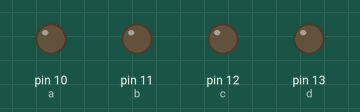
A sketch run on a simulated Arduino Uno, built with avr-gcc and run on an emulated ATmega328P. On the bench: output pins drawn as LEDs (lit = HIGH).

Above: at 0.2 s.
At 2.2 s:
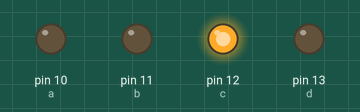
At 3.7 s:
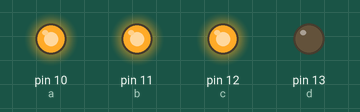
At 8.0 s:
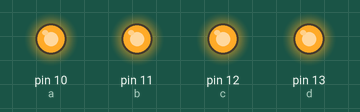
At 14.2 s:
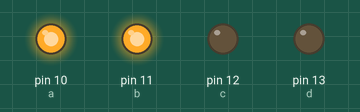
At 20.2 s:
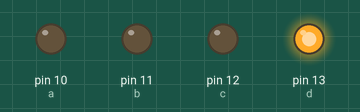
Timing chart, 0 to 20.8 s (numbered marks = the images above):
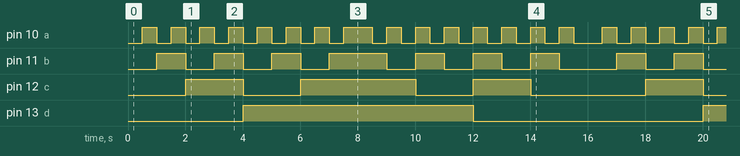

Measured:
- by itself, pin 10 (a): moves between LOW and HIGH, repeating every 16.0 s
- by itself, pin 11 (b): repeats every 16.0 s: 2 × (LOW 1.0 s, HIGH 1.0 s), LOW 1.0 s, HIGH 2.0 s, 3 × (LOW 1.0 s, HIGH 1.0 s), LOW 2.0 s, HIGH 1.0 s
- by itself, pin 12 (c): repeats every 16.0 s: LOW 2.0 s, HIGH 4.0 s, LOW 2.0 s, HIGH 2.0 s, LOW 4.0 s, HIGH 2.0 s
- by itself, pin 13 (d): alternates HIGH for 8.0 s and LOW for 8.0 s

The sketch:

Lab5_Counter.ino
```cpp
#ifndef Event_h
#define Event_h

#include <inttypes.h>

#define EVENT_NONE 0
#define EVENT_EVERY 1
#define EVENT_OSCILLATE 2

class Event
{

public:
  Event(void);
  void update(void);
  void update(unsigned long now);
  int8_t eventType;
  unsigned long period;
  int repeatCount;
  uint8_t pin;
  uint8_t pinState;
  void (*callback)(void);
  unsigned long lastEventTime;
  int count;
};

#endif

#ifndef Timer_h
#define Timer_h

#include <inttypes.h>


#define MAX_NUMBER_OF_EVENTS (10)

#define TIMER_NOT_AN_EVENT (-2)
#define NO_TIMER_AVAILABLE (-1)

class Timer
{

public:
  Timer(void);

  int8_t every(unsigned long period, void (*callback)(void));
  int8_t every(unsigned long period, void (*callback)(void), int repeatCount);
  int8_t after(unsigned long duration, void (*callback)(void));
  int8_t oscillate(uint8_t pin, unsigned long period, uint8_t startingValue);
  int8_t oscillate(uint8_t pin, unsigned long period, uint8_t startingValue, int repeatCount);

  /**
   * This method will generate a pulse of !startingValue, occuring period after the
   * call of this method and lasting for period. The Pin will be left in !startingValue.
   */
  int8_t pulse(uint8_t pin, unsigned long period, uint8_t startingValue);

  /**
   * This method will generate a pulse of pulseValue, starting immediately and of
   * length period. The pin will be left in the !pulseValue state
   */
  int8_t pulseImmediate(uint8_t pin, unsigned long period, uint8_t pulseValue);
  void stop(int8_t id);
  void update(void);
  void update(unsigned long now);

protected:
  Event _events[MAX_NUMBER_OF_EVENTS];
  int8_t findFreeEventIndex(void);

};
#endif

//// YOUR CODE STARTS HERE

Timer t;
int d = 13;
int c = 12;
int b = 11;
int a = 10;
int ti = 500;
int ta,tb,tc,td;
int flag = 1;
void setup() {
    Serial.begin(9600);
	pinMode(a, OUTPUT);
    pinMode(b, OUTPUT);
    pinMode(c, OUTPUT);
    pinMode(d, OUTPUT);


    ta = t.oscillate(a, ti, LOW);
    tb = t.oscillate(b, ti*2,LOW);
    tc = t.oscillate(c,ti*4,LOW);
    td = t.oscillate(d, ti*8,LOW);
    t.every(ti*16,stopAllTimers);

  	/*if (eventId < 0) {
      Serial.println("Could not initialize timer");
    }*/
}

// 1 unit of your timer = 500ms in real time

void loop() {
    t.update();
}

// "every" X milliseconds
void stopAllTimers() {
    t.stop(ta);
    t.stop(tb);
  	t.stop(tc);
  	t.stop(td);
    flag=1-flag;
    if(flag==0)
    {

  		t.oscillate(a, ti, HIGH);
    	t.oscillate(b, ti*2,HIGH);
    	t.oscillate(c,ti*4,HIGH);
    	t.oscillate(d, ti*8,HIGH);
    }
    else
    {
        t.oscillate(a, ti, LOW);
    	t.oscillate(b, ti*2,LOW);
    	t.oscillate(c,ti*4,LOW);
    	t.oscillate(d, ti*8,LOW);
    }

}


//// YOUR CODE ENDS HERE

// For Arduino 1.0 and earlier
// #if defined(ARDUINO) && ARDUINO >= 100
// #include "Arduino.h"
// #else
// #include "WProgram.h"
// #endif

Event::Event(void)
{
	eventType = EVENT_NONE;
}

void Event::update(void)
{
    unsigned long now = millis();
    update(now);
}

void Event::update(unsigned long now)
{
	if (now - lastEventTime >= period)
	{
		switch (eventType)
		{
			case EVENT_EVERY:
				(*callback)();
				break;

			case EVENT_OSCILLATE:
				pinState = ! pinState;
				digitalWrite(pin, pinState);
				break;
		}
		lastEventTime = now;
		count++;
	}
	if (repeatCount > -1 && count >= repeatCount)
	{
		eventType = EVENT_NONE;
	}
}


Timer::Timer(void)
{
}

int8_t Timer::every(unsigned long period, void (*callback)(), int repeatCount)
{
	int8_t i = findFreeEventIndex();
	if (i == -1) return -1;

	_events[i].eventType = EVENT_EVERY;
	_events[i].period = period;
	_events[i].repeatCount = repeatCount;
	_events[i].callback = callback;
	_events[i].lastEventTime = millis();
	_events[i].count = 0;
	return i;
}

int8_t Timer::every(unsigned long period, void (*callback)())
{
	return every(period, callback, -1); // - means forever
}

int8_t Timer::after(unsigned long period, void (*callback)())
{
	return every(period, callback, 1);
}

int8_t Timer::oscillate(uint8_t pin, unsigned long period, uint8_t startingValue, int repeatCount)
{
	int8_t i = findFreeEventIndex();
	if (i == NO_TIMER_AVAILABLE) return NO_TIMER_AVAILABLE;

	_events[i].eventType = EVENT_OSCILLATE;
	_events[i].pin = pin;
	_events[i].period = period;
	_events[i].pinState = startingValue;
	digitalWrite(pin, startingValue);
	_events[i].repeatCount = repeatCount * 2; // full cycles not transitions
	_events[i].lastEventTime = millis();
	_events[i].count = 0;
	return i;
}

int8_t Timer::oscillate(uint8_t pin, unsigned long period, uint8_t startingValue)
{
	return oscillate(pin, period, startingValue, -1); // forever
}

/**
 * This method will generate a pulse of !startingValue, occuring period after the
 * call of this method and lasting for period. The Pin will be left in !startingValue.
 */
int8_t Timer::pulse(uint8_t pin, unsigned long period, uint8_t startingValue)
{
	return oscillate(pin, period, startingValue, 1); // once
}

/**
 * This method will generate a pulse of startingValue, starting immediately and of
 * length period. The pin will be left in the !startingValue state
 */
int8_t Timer::pulseImmediate(uint8_t pin, unsigned long period, uint8_t pulseValue)
{
	int8_t id(oscillate(pin, period, pulseValue, 1));
	// now fix the repeat count
	if (id >= 0 && id < MAX_NUMBER_OF_EVENTS) {
		_events[id].repeatCount = 1;
	}
	return id;
}


void Timer::stop(int8_t id)
{
	if (id >= 0 && id < MAX_NUMBER_OF_EVENTS) {
		_events[id].eventType = EVENT_NONE;
	}
}

void Timer::update(void)
{
	unsigned long now = millis();
	update(now);
}

void Timer::update(unsigned long now)
{
	for (int8_t i = 0; i < MAX_NUMBER_OF_EVENTS; i++)
	{
		if (_events[i].eventType != EVENT_NONE)
		{
			_events[i].update(now);
		}
	}
}
int8_t Timer::findFreeEventIndex(void)
{
	for (int8_t i = 0; i < MAX_NUMBER_OF_EVENTS; i++)
	{
		if (_events[i].eventType == EVENT_NONE)
		{
			return i;
		}
	}
	return NO_TIMER_AVAILABLE;
}
```
